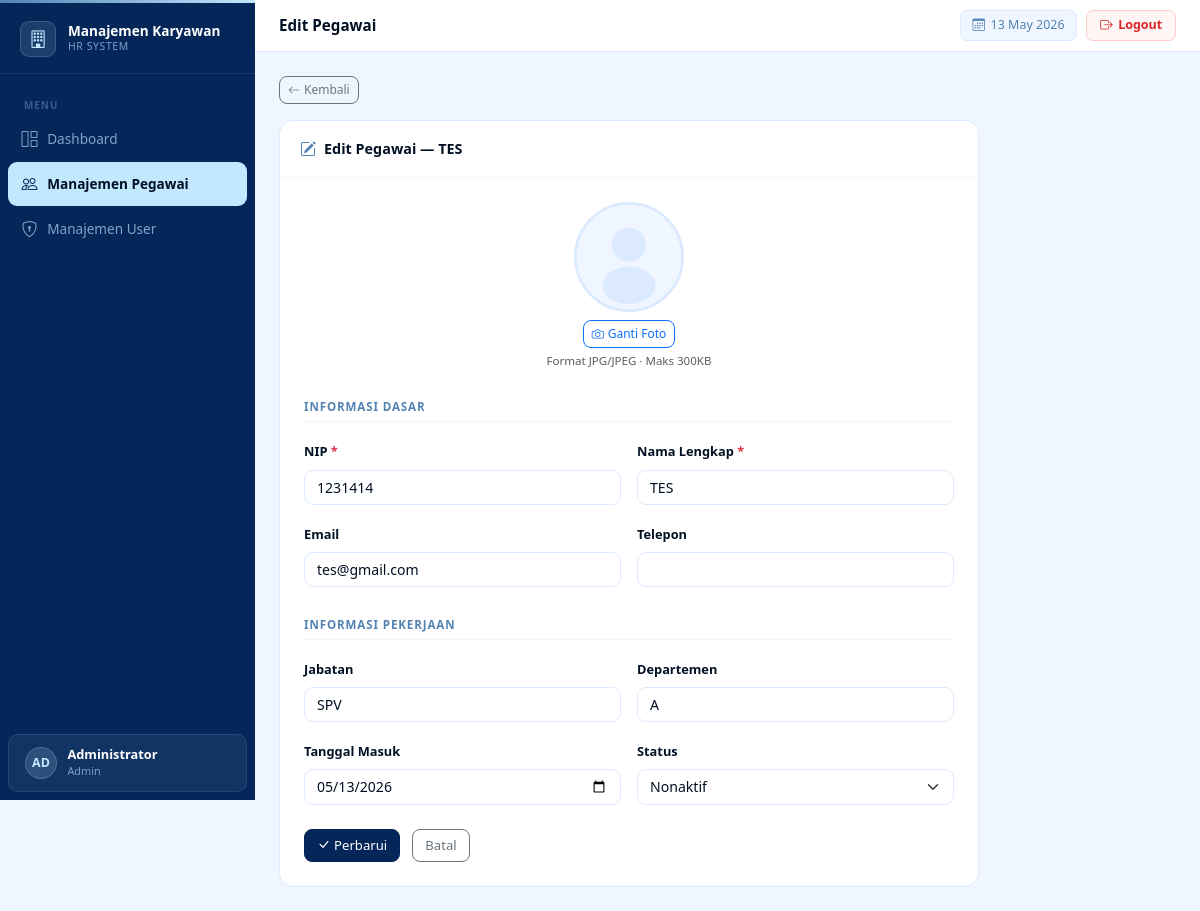
Screenshot of /pages/pegawai/edit.php?id=3 (signed in) with the database file from the repository.
### tables this page shows
CREATE TABLE `pegawais` (
  `id` int(11) NOT NULL,
  `nip` varchar(20) NOT NULL,
  `nama` varchar(100) NOT NULL,
  `email` varchar(100) DEFAULT NULL,
  `telepon` varchar(20) DEFAULT NULL,
  `jabatan` varchar(100) DEFAULT NULL,
  `departemen` varchar(100) DEFAULT NULL,
  `tanggal_masuk` date DEFAULT NULL,
  `foto` varchar(255) DEFAULT NULL,
  `status` enum('aktif','nonaktif') NOT NULL DEFAULT 'aktif',
  `created_at` datetime DEFAULT NULL,
  `updated_at` datetime DEFAULT NULL
);

### includes/functions.php (called while the page is built, shortened)
<?php
function e(string $val): string {
    return htmlspecialchars($val, ENT_QUOTES);
}

### pages/pegawai/edit.php (the view, shortened to what this page needs)
<?php
require_once __DIR__ . '/../../includes/functions.php';
$db = getDB();
$id = (int)($_GET['id'] ?? 0);
$stmt = $db->prepare("SELECT * FROM pegawais WHERE id = ?");
$stmt->bind_param('i', $id); $stmt->execute();
$pegawai = $stmt->get_result()->fetch_assoc();
$f = $_SERVER['REQUEST_METHOD'] === 'POST' ? array_merge($pegawai, $_POST) : $pegawai;
$fotoPath = dirname(__DIR__, 2) . '/uploads/foto_pegawai/' . $pegawai['foto'];
$fotoUrl  = ($pegawai['foto'] && file_exists($fotoPath))
    ? '/manajemen_karyawan/uploads/foto_pegawai/' . e($pegawai['foto'])
    : null;
include __DIR__ . '/../layout/header.php';
?>
<div class="mb-3">
    <a href="/manajemen_karyawan/pages/pegawai/index.php"
       class="btn btn-sm btn-outline-secondary">
        <i class="bi bi-arrow-left me-1"></i>Kembali
    </a>
</div>
<div class="card" style="max-width:700px">
    <div class="card-header d-flex align-items-center gap-2">
        <i class="bi bi-pencil-square" style="color:var(--mid-blue)"></i>
        <span style="font-size:.9rem;font-weight:700;color:var(--navy)">
            Edit Pegawai — <?= e($pegawai['nama']) ?>
        </span>
    </div>
    <div class="card-body p-4">
        <form method="POST" enctype="multipart/form-data">
            <div class="text-center mb-4">
                <?php if ($fotoUrl): ?>
                    <img id="previewFoto" src="<?= $fotoUrl ?>" alt="Foto">
                <?php else: ?>
                    <img id="previewFoto"
                         alt="Preview Foto">
                <?php endif; ?>
                <div class="mt-2">
                    <label for="foto" class="btn btn-sm btn-outline-primary" style="cursor:pointer">
                        <i class="bi bi-camera me-1"></i>Ganti Foto
                    </label>
                    <div class="text-muted mt-1" style="font-size:.72rem">
                        Format JPG/JPEG · Maks 300KB
                    </div>
                </div>
            </div>
            <div class="mb-3 pb-1" style="border-bottom:1.5px solid #f0f6ff">
                <span style="font-size:.72rem;font-weight:700;letter-spacing:.08em;text-transform:uppercase;color:var(--mid-blue)">
                    Informasi Dasar
                </span>
            </div>
            <div class="row g-3 mb-4">
                <div class="col-md-6">
                    <label class="form-label">NIP <span class="text-danger">*</span></label>
                    <input type="text" name="nip" class="form-control" value="<?= e($f['nip']) ?>">
                </div>
                <div class="col-md-6">
                    <label class="form-label">Nama Lengkap <span class="text-danger">*</span></label>
                    <input type="text" name="nama" class="form-control" value="<?= e($f['nama']) ?>">
                </div>
                <div class="col-md-6">
                    <label class="form-label">Email</label>
                    <input type="email" name="email" class="form-control" value="<?= e($f['email'] ?? '') ?>">
                </div>
                <div class="col-md-6">
                    <label class="form-label">Telepon</label>
                    <input type="text" name="telepon" class="form-control" value="<?= e($f['telepon'] ?? '') ?>">
                </div>
            </div>
            <div class="mb-3 pb-1" style="border-bottom:1.5px solid #f0f6ff">
                <span style="font-size:.72rem;font-weight:700;letter-spacing:.08em;text-transform:uppercase;color:var(--mid-blue)">
                    Informasi Pekerjaan
                </span>
            </div>
            <div class="row g-3">
                <div class="col-md-6">
                    <label class="form-label">Jabatan</label>
                    <input type="text" name="jabatan" class="form-control" value="<?= e($f['jabatan'] ?? '') ?>">
                </div>
                <div class="col-md-6">
                    <label class="form-label">Departemen</label>
                    <input type="text" name="departemen" class="form-control" value="<?= e($f['departemen'] ?? '') ?>">
                </div>
                <div class="col-md-6">
                    <label class="form-label">Tanggal Masuk</label>
                    <input type="date" name="tanggal_masuk" class="form-control" value="<?= e($f['tanggal_masuk'] ?? '') ?>">
                </div>
                <div class="col-md-6">
                    <label class="form-label">Status</label>
                    <select name="status" class="form-select">
                        <option value="nonaktif" <?= $f['status']==='nonaktif'?'selected':'' ?>>Nonaktif</option>
                    </select>
                </div>
                <div class="col-12 pt-2">
                    <button type="submit" class="btn btn-primary me-2">
                        <i class="bi bi-check-lg me-1"></i>Perbarui
                    </button>
                    <a href="/manajemen_karyawan/pages/pegawai/index.php"
                       class="btn btn-outline-secondary">Batal</a>
                </div>
            </div>
        </form>
    </div>
</div>
<?php include __DIR__ . '/../layout/footer.php'; ?>

### pages/layout/header.php (style rules this page uses)
:root { --navy: #021024; --dark-blue: #052659; --mid-blue: #5483B3; --light-blue: #7DA0CA; --pale-blue: #C1E8FF; --sidebar-w: 255px; }
*, *::before, *::after { box-sizing: border-box; }
body { background: #f0f6ff; font-family: 'Segoe UI', system-ui, sans-serif; color: var(--navy); }
.card { border: 1px solid #dbeafe; border-radius: 14px; box-shadow: none; background: #fff; }
.card-header { background: #fff; border-bottom: 1px solid #f0f6ff; border-radius: 14px 14px 0 0 !important; padding: 1rem 1.25rem; }
.form-label { font-size: .8rem; font-weight: 600; color: var(--navy); }
.form-control, .form-select { border-color: #dbeafe; border-radius: 9px; font-size: .88rem; color: var(--navy); }
.btn-primary { background: var(--dark-blue); border-color: var(--dark-blue); font-size: .85rem; font-weight: 600; }
.btn { border-radius: 8px; font-size: .82rem; font-weight: 500; }
.btn-sm { font-size: .75rem; }
#previewFoto { width: 110px; height: 110px; object-fit: cover; border-radius: 50%; border: 3px solid #dbeafe; display: block; margin: 0 auto; }

### rows the page displays
pegawais: nama "TES", nip "1231414", email "tes@gmail.com", jabatan "SPV", departemen "A", tanggal_masuk "05/13/2026", status "Nonaktif"

### other values shown
substr($cu['nama'], 0, 2) "AD"
$cu['nama'] "Administrator"
$cu['role'] "Admin"
$title "Edit Pegawai"
